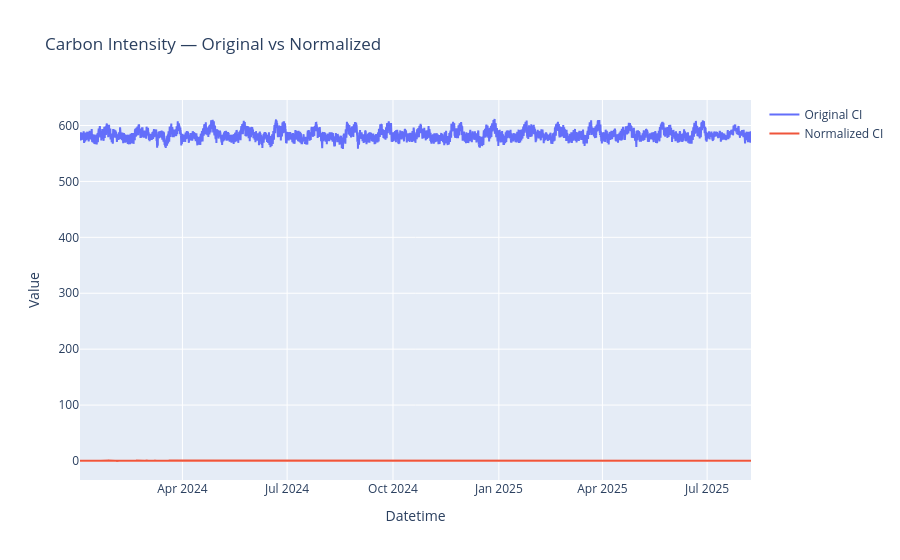

The cell this chart's notebook holds for it:
### Code cell
fig = go.Figure()

fig.add_trace(
    go.Scatter(
        x=train_df.index,
        y=train_df[CI_COL],
        name="Original CI"
    )
)

fig.add_trace(
    go.Scatter(
        x=train_scaled_multi.index,
        y=train_scaled_multi[CI_COL],
        name="Normalized CI"
    )
)

fig.update_layout(
    title="Carbon Intensity — Original vs Normalized",
    xaxis_title="Datetime",
    yaxis_title="Value"
)

fig.show()

### Figure 1 — Plotly figure (JSON) as saved in the notebook; plotly's stock layout.template omitted (floating-point values rounded to 4 significant figures; data arrays with more than 128 entries replaced by an {"elided": "..."} marker saying what was removed)
{"data": [{"name": "Original CI", "type": "scatter", "x": {"elided": "13996 str values"}, "y": {"elided": "13996 float values"}}, {"name": "Normalized CI", "type": "scatter", "x": {"elided": "13996 str values"}, "y": {"elided": "13996 float values"}}], "layout": {"title": {"text": "Carbon Intensity — Original vs Normalized"}, "xaxis": {"title": {"text": "Datetime"}}, "yaxis": {"title": {"text": "Value"}}}}
